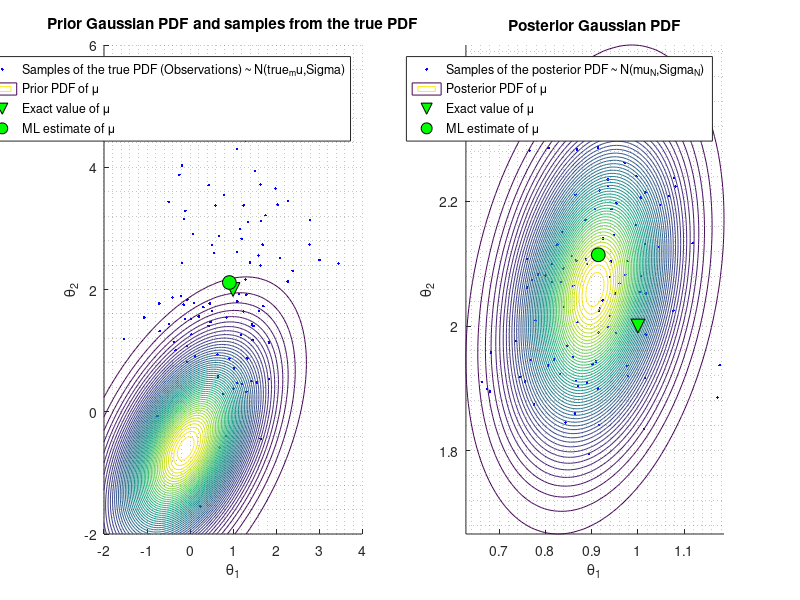

The MATLAB script that drew this image: (Note: this script raises an error after producing the figure.)
%% Problem statement: (BISHOP, exercise 2.40)
% 
% Consider a D-dimensional gaussian random variable x with PDF
% mvnpdf(x,mu,Sigma), in which the covariance Sigma is known and for which 
% we wish to infer the mean mu from a set of observations:
%
%                    X = {x_1, x_2, ..., x_N}.
%
% Given the prior PDF
%
%                    p(mu) = mvnpdf(x,mu0,Sigma0),
%
% find the corresponding posterior PDF p(mu|X).
%
% Solution:
%
% Likelihood:
%
%               p(X|mu) = prod_{n=1}^N mvnpdf(x_n,mu,Sigma)
%
% Posterior PDF:
% invSigma  = inv(Sigma) 
% invSigma0 = inv(Sigma0)
% maximum likelihood estimator for the mean: mu_ML
% mu_ML      = (1/N)*sum_{n=1}^N x_n
%
%                    p(mu|X) = mvnpdf(x,muN,sigmaN)
%
% where:
% invSigma_N = invSigma0 + N*invSigma;
% Sigma_N    = inv(invSigma_N);
% muN        = Sigma_N*(N*invSigma*mu_ML' + invSigma0*mu0')
%
%
% Here, this problem is addressed analitically and using TMCMC. Results are
% compared in the graphs.
%
% BIBLIOGRAPHY:
%
% - BISHOP, Christopher M. "Pattern recognition and machine learning".
%   Springer. 2006.
% - MURPHY, Kevin P. "Conjugate Bayesian analysis of the Gaussian
%   distribution". Last updataed: October 3, 2007. Retrieved from:
%
%       http://www.cs.ubc.ca/~murphyk/Papers/bayesGauss.pdf
%
% - CHING, Jianye; CHEN, Yi-Chun. "Transitional Markov Chain Monte Carlo
%   method for Bayesian model updating, model class selection and model
%   averaging". Journal of Engineering Mechanics. ASCE. 133(7):816-832,
%   July 1, 2007.
%
% -------------------------------------------------------------------------
% * Developed by:                Date:            Mail:
%   Gilberto A. Ortiz            05-Sep-2013      gialorga@gmail.com
%
%   Universidad Nacional de Colombia at Manizales. Civil Eng. Dept.
% -------------------------------------------------------------------------
%
%% Beginning
close all; clear all; clc;

%% Set Matlab random number stream as 'Mersenne Twister' (mt19937ar)
% s = RandStream('mt19937ar','Seed',0);
% RandStream.setGlobalStream(s);

%% Define the true PDF
true_mu = [ 1 2 ];                % unknown mean (to be estimated)
Sigma   = [ 1    0.4
            0.4  2   ];           % Known covariance matriz

%% Observations
N     = 100;                      % number of observations (x_1,...,x_N)
data  = mvnrnd(true_mu, Sigma, N);
mu_ML = mean(data);               % mean (ML estimate) (BISHOP, Eq. 2.143)

%% Define Prior hyperparameters and prior PDF
mu_0    = [-0.1 -0.6];                  % Mean
Sigma_0 = [ 1    0.5
            0.5  1   ];                 % Variance

prior = @(x) mvnpdf(x, mu_0, Sigma_0);  % Prior PDF

% Function that samples from the prior PDF
p_murnd = @(N) mvnrnd(mu_0, Sigma_0, N);

%% The log-likelihood of X given mu (Sigma is known) - Likelihood PDF
log_p_X_mu = @(mu) ex_log_p_X_mu(mu, data, Sigma);

%% Compute mean and variance of Posterior (analitically)
% Variance (MURPHY, Eq. 211 - BISHOP, Eq. 2.142)
invSigma_0 = inv(Sigma_0);
invSigma   = inv(Sigma);
invSigma_N = invSigma_0 + N*invSigma;
Sigma_N    = inv(invSigma_N);

% Mean (MURPHY, Eq. 212 - BISHOP, Eq. 2.141)
mu_N = Sigma_N*(N*invSigma*mu_ML' + invSigma_0*mu_0');

p_mu_X    = @(x) mvnpdf(x, mu_N', Sigma_N);     % Posterior PDF

% function that samples from the posterior PDF
p_mu_Xrnd = @(N) mvnrnd(mu_N', Sigma_N, N);

%% Plot results obtained analitically

% Figure 1. Input data (observations) + Prior PDF contour plot
figure
subplot(1,2,1);
hold on
plot(data(:,1), data(:,2), 'b.');       % Input data (observations)
ax       = axis;
[xx, yy] = meshgrid(linspace(ax(1),ax(2),100), linspace(ax(3), ax(4), 99));
rr       = reshape(prior([xx(:) yy(:)]), 99, 100);
contour(xx, yy, rr, 50);
grid minor
plot(true_mu(1),true_mu(2),'v', 'MarkerEdgeColor','k',...
                                'MarkerFaceColor','g',...
                                'MarkerSize',10);

plot(mu_ML(1),mu_ML(2),'o', 'MarkerEdgeColor','k',...
                            'MarkerFaceColor','g',...
                            'MarkerSize',10);
title('Prior Gaussian PDF and samples from the true PDF');
xlabel('\theta_{1}');
ylabel('\theta_{2}');
legend('Samples of the true PDF (Observations) ~ N(true_mu,Sigma)', ...
       'Prior PDF of \mu', ...
       'Exact value of \mu', ...
       'ML estimate of \mu');

subplot(1,2,2);
hold on
r = p_mu_Xrnd(N);
plot(r(:,1), r(:,2), 'b.');     % Samples from the posterior PDF
ax       = axis;
[xx, yy] = meshgrid(linspace(ax(1),ax(2),100), linspace(ax(3), ax(4), 99));
rr       = reshape(p_mu_X([xx(:) yy(:)]), 99, 100);
contour(xx, yy, rr, 50);
grid minor
axis tight
plot(true_mu(1),true_mu(2),'v', 'MarkerEdgeColor','k',...
                                'MarkerFaceColor','g',...
                                'MarkerSize',10);

plot(mu_ML(1),mu_ML(2),'o', 'MarkerEdgeColor','k',...
                          'MarkerFaceColor','g',...
                          'MarkerSize',10);
title('Posterior Gaussian PDF');
xlabel('\theta_{1}');
ylabel('\theta_{2}');
legend('Samples of the posterior PDF ~ N(mu_N,Sigma_N)', ...
       'Posterior PDF of \mu', ...
       'Exact value of \mu', ...
       'ML estimate of \mu');

%% TMCMC

%  Enable parallel computing within MATLAB
if matlabpool('size') == 0        % Activate all available cores
   matlabpool open
end;

% Start TMCMC. Measure elapsed time.
Nj = 1000;                        % Number of samples per iteration
tic
[theta_fT_D, log_fD, p, Theta] = tmcmc(log_p_X_mu, prior, p_murnd, Nj);
toc

matlabpool close                  % Deactivate all cores

%% Plot TMCMC results

% Figure 1. Tempering parameters
figure;
plot(p);
grid on;
xlabel('Iteration');
ylabel('Tempering parameter');

% Figure 2.
figure
hold on
% Estimated sampled points from the posterior PDF using TMCMC
plot(theta_fT_D(:,1), theta_fT_D(:,2), 'r.');

% True mean
plot(true_mu(1),true_mu(2),'v', 'MarkerEdgeColor','k',...
                                'MarkerFaceColor','g',...
                                'MarkerSize',10);

% maximum likelihood estimator for the mean
plot(mu_ML(1),mu_ML(2),'o', 'MarkerEdgeColor','k',...
                            'MarkerFaceColor','g',...
                            'MarkerSize',10);

% Mean of points obtained with TMCMC
mu_TMCMC = mean(theta_fT_D)';
plot(mu_TMCMC(1),mu_TMCMC(2),'^', 'MarkerEdgeColor','k',...
                                  'MarkerFaceColor','g',...
                                  'MarkerSize',10);

ax = axis;
[xx, yy] = meshgrid(linspace(ax(1),ax(2),100), linspace(ax(3), ax(4), 99));
rr       = reshape(p_mu_X([xx(:) yy(:)]), 99, 100);
contour(xx, yy, rr, 50);
grid minor
axis tight
title('Posterior Gaussian PDF + samples from TMCMC');
xlabel('\theta_{1}');
ylabel('\theta_{2}');
legend('Samples of the posterior PDF (provided by TMCMC)', ...
       'Exact value of \mu', ...
       'ML estimate of \mu', ...
       'Mean of points obtained with TMCMC');

%% END